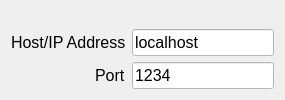
        <widget class="QWidget" name="widget_6" native="true">
         <property name="sizePolicy">
          <sizepolicy hsizetype="Preferred" vsizetype="Maximum">
           <horstretch>0</horstretch>
           <verstretch>0</verstretch>
          </sizepolicy>
         </property>
         <layout class="QFormLayout" name="formLayout_3">
          <property name="labelAlignment">
           <set>Qt::AlignRight|Qt::AlignTrailing|Qt::AlignVCenter</set>
          </property>
          <property name="formAlignment">
           <set>Qt::AlignBottom|Qt::AlignLeading|Qt::AlignLeft</set>
          </property>
          <item row="1" column="0">
           <widget class="QLabel" name="hostLabel">
            <property name="font">
             <font>
              <pointsize>12</pointsize>
             </font>
            </property>
            <property name="text">
             <string>Host/IP Address</string>
            </property>
           </widget>
          </item>
          <item row="1" column="1">
           <widget class="QLineEdit" name="connect_hostnameLineEdit">
            <property name="sizePolicy">
             <sizepolicy hsizetype="Maximum" vsizetype="Fixed">
              <horstretch>0</horstretch>
              <verstretch>0</verstretch>
             </sizepolicy>
            </property>
            <property name="palette">
             <palette>
              <active>
               <colorrole role="WindowText">
                <brush brushstyle="SolidPattern">
                 <color alpha="255">
                  <red>0</red>
                  <green>0</green>
                  <blue>0</blue>
                 </color>
                </brush>
               </colorrole>
               <colorrole role="Button">
                <brush brushstyle="SolidPattern">
                 <color alpha="255">
                  <red>255</red>
                  <green>255</green>
                  <blue>255</blue>
                 </color>
                </brush>
               </colorrole>
               <colorrole role="Light">
                <brush brushstyle="SolidPattern">
                 <color alpha="255">
                  <red>255</red>
                  <green>255</green>
                  <blue>255</blue>
                 </color>
                </brush>
               </colorrole>
               <colorrole role="Midlight">
                <brush brushstyle="SolidPattern">
                 <color alpha="255">
                  <red>255</red>
                  <green>255</green>
                  <blue>255</blue>
                 </color>
                </brush>
               </colorrole>
               <colorrole role="Dark">
                <brush brushstyle="SolidPattern">
                 <color alpha="255">
                  <red>127</red>
                  <green>127</green>
                  <blue>127</blue>
                 </color>
                </brush>
               </colorrole>
               <colorrole role="Mid">
                <brush brushstyle="SolidPattern">
                 <color alpha="255">
                  <red>170</red>
                  <green>170</green>
                  <blue>170</blue>
                 </color>
                </brush>
               </colorrole>
               <colorrole role="Text">
                <brush brushstyle="SolidPattern">
                 <color alpha="255">
                  <red>0</red>
                  <green>0</green>
                  <blue>0</blue>
                 </color>
                </brush>
               </colorrole>
               <colorrole role="BrightText">
                <brush brushstyle="SolidPattern">
                 <color alpha="255">
                  <red>255</red>
                  <green>255</green>
                  <blue>255</blue>
                 </color>
                </brush>
               </colorrole>
               <colorrole role="ButtonText">
                <brush brushstyle="SolidPattern">
                 <color alpha="255">
                  <red>0</red>
                  <green>0</green>
                  <blue>0</blue>
                 </color>
                </brush>
               </colorrole>
               <colorrole role="Base">
                <brush brushstyle="SolidPattern">
                 <color alpha="255">
                  <red>255</red>
                  <green>255</green>
                  <blue>255</blue>
                 </color>
                </brush>
               </colorrole>
               <colorrole role="Window">
                <brush brushstyle="SolidPattern">
                 <color alpha="255">
                  <red>255</red>
                  <green>255</green>
                  <blue>255</blue>
                 </color>
                </brush>
               </colorrole>
               <colorrole role="Shadow">
                <brush brushstyle="SolidPattern">
                 <color alpha="255">
                  <red>0</red>
                  <green>0</green>
                  <blue>0</blue>
                 </color>
                </brush>
               </colorrole>
               <colorrole role="AlternateBase">
                <brush brushstyle="SolidPattern">
                 <color alpha="255">
                  <red>255</red>
                  <green>255</green>
                  <blue>255</blue>
                 </color>
                </brush>
               </colorrole>
               <colorrole role="ToolTipBase">
                <brush brushstyle="SolidPattern">
                 <color alpha="255">
                  <red>255</red>
                  <green>255</green>
                  <blue>220</blue>
                 </color>
                </brush>
               </colorrole>
               <colorrole role="ToolTipText">
                <brush brushstyle="SolidPattern">
                 <color alpha="255">
                  <red>0</red>
                  <green>0</green>
                  <blue>0</blue>
                 </color>
                </brush>
               </colorrole>
               <colorrole role="PlaceholderText">
                <brush brushstyle="NoBrush">
                 <color alpha="128">
                  <red>0</red>
                  <green>0</green>
                  <blue>0</blue>
                 </color>
                </brush>
               </colorrole>
              </active>
              <inactive>
               <colorrole role="WindowText">
                <brush brushstyle="SolidPattern">
                 <color alpha="255">
                  <red>0</red>
                  <green>0</green>
                  <blue>0</blue>
                 </color>
                </brush>
               </colorrole>
               <colorrole role="Button">
                <brush brushstyle="SolidPattern">
                 <color alpha="255">
                  <red>255</red>
                  <green>255</green>
                  <blue>255</blue>
                 </color>
                </brush>
               </colorrole>
               <colorrole role="Light">
                <brush brushstyle="SolidPattern">
                 <color alpha="255">
                  <red>255</red>
                  <green>255</green>
                  <blue>255</blue>
                 </color>
                </brush>
               </colorrole>
               <colorrole role="Midlight">
                <brush brushstyle="SolidPattern">
                 <color alpha="255">
                  <red>255</red>
                  <green>255</green>
                  <blue>255</blue>
                 </color>
                </brush>
               </colorrole>
               <colorrole role="Dark">
                <brush brushstyle="SolidPattern">
                 <color alpha="255">
                  <red>127</red>
                  <green>127</green>
                  <blue>127</blue>
                 </color>
                </brush>
               </colorrole>
               <colorrole role="Mid">
                <brush brushstyle="SolidPattern">
                 <color alpha="255">
                  <red>170</red>
                  <green>170</green>
                  <blue>170</blue>
                 </color>
                </brush>
               </colorrole>
               <colorrole role="Text">
                <brush brushstyle="SolidPattern">
                 <color alpha="255">
                  <red>0</red>
                  <green>0</green>
                  <blue>0</blue>
                 </color>
                </brush>
               </colorrole>
               <colorrole role="BrightText">
                <brush brushstyle="SolidPattern">
                 <color alpha="255">
                  <red>255</red>
                  <green>255</green>
                  <blue>255</blue>
                 </color>
                </brush>
               </colorrole>
               <colorrole role="ButtonText">
                <brush brushstyle="SolidPattern">
                 <color alpha="255">
                  <red>0</red>
                  <green>0</green>
                  <blue>0</blue>
                 </color>
                </brush>
               </colorrole>
               <colorrole role="Base">
                <brush brushstyle="SolidPattern">
                 <color alpha="255">
                  <red>255</red>
                  <green>255</green>
                  <blue>255</blue>
                 </color>
                </brush>
               </colorrole>
               <colorrole role="Window">
                <brush brushstyle="SolidPattern">
                 <color alpha="255">
                  <red>255</red>
                  <green>255</green>
                  <blue>255</blue>
                 </color>
                </brush>
               </colorrole>
               <colorrole role="Shadow">
                <brush brushstyle="SolidPattern">
                 <color alpha="255">
                  <red>0</red>
                  <green>0</green>
                  <blue>0</blue>
                 </color>
                </brush>
               </colorrole>
               <colorrole role="AlternateBase">
                <brush brushstyle="SolidPattern">
                 <color alpha="255">
                  <red>255</red>
                  <green>255</green>
                  <blue>255</blue>
                 </color>
                </brush>
               </colorrole>
               <colorrole role="ToolTipBase">
                <brush brushstyle="SolidPattern">
                 <color alpha="255">
                  <red>255</red>
                  <green>255</green>
                  <blue>220</blue>
                 </color>
                </brush>
               </colorrole>
               <colorrole role="ToolTipText">
                <brush brushstyle="SolidPattern">
                 <color alpha="255">
                  <red>0</red>
                  <green>0</green>
                  <blue>0</blue>
                 </color>
                </brush>
               </colorrole>
               <colorrole role="PlaceholderText">
                <brush brushstyle="NoBrush">
                 <color alpha="128">
                  <red>0</red>
                  <green>0</green>
                  <blue>0</blue>
                 </color>
                </brush>
               </colorrole>
              </inactive>
              <disabled>
               <colorrole role="WindowText">
                <brush brushstyle="SolidPattern">
                 <color alpha="255">
                  <red>127</red>
                  <green>127</green>
                  <blue>127</blue>
                 </color>
                </brush>
               </colorrole>
               <colorrole role="Button">
                <brush brushstyle="SolidPattern">
                 <color alpha="255">
                  <red>255</red>
                  <green>255</green>
                  <blue>255</blue>
                 </color>
                </brush>
               </colorrole>
               <colorrole role="Light">
                <brush brushstyle="SolidPattern">
                 <color alpha="255">
                  <red>255</red>
                  <green>255</green>
                  <blue>255</blue>
                 </color>
                </brush>
               </colorrole>
               <colorrole role="Midlight">
                <brush brushstyle="SolidPattern">
                 <color alpha="255">
                  <red>255</red>
                  <green>255</green>
                  <blue>255</blue>
                 </color>
                </brush>
               </colorrole>
               <colorrole role="Dark">
                <brush brushstyle="SolidPattern">
                 <color alpha="255">
                  <red>127</red>
                  <green>127</green>
                  <blue>127</blue>
                 </color>
                </brush>
               </colorrole>
               <colorrole role="Mid">
                <brush brushstyle="SolidPattern">
                 <color alpha="255">
                  <red>170</red>
                  <green>170</green>
                  <blue>170</blue>
                 </color>
                </brush>
               </colorrole>
               <colorrole role="Text">
                <brush brushstyle="SolidPattern">
                 <color alpha="255">
                  <red>127</red>
                  <green>127</green>
                  <blue>127</blue>
                 </color>
                </brush>
               </colorrole>
               <colorrole role="BrightText">
                <brush brushstyle="SolidPattern">
                 <color alpha="255">
                  <red>255</red>
                  <green>255</green>
                  <blue>255</blue>
                 </color>
                </brush>
               </colorrole>
               <colorrole role="ButtonText">
                <brush brushstyle="SolidPattern">
                 <color alpha="255">
                  <red>127</red>
                  <green>127</green>
                  <blue>127</blue>
                 </color>
                </brush>
               </colorrole>
               <colorrole role="Base">
                <brush brushstyle="SolidPattern">
                 <color alpha="255">
                  <red>255</red>
                  <green>255</green>
                  <blue>255</blue>
                 </color>
                </brush>
               </colorrole>
               <colorrole role="Window">
                <brush brushstyle="SolidPattern">
                 <color alpha="255">
                  <red>255</red>
                  <green>255</green>
                  <blue>255</blue>
                 </color>
                </brush>
               </colorrole>
               <colorrole role="Shadow">
                <brush brushstyle="SolidPattern">
                 <color alpha="255">
                  <red>0</red>
                  <green>0</green>
                  <blue>0</blue>
                 </color>
                </brush>
               </colorrole>
               <colorrole role="AlternateBase">
                <brush brushstyle="SolidPattern">
                 <color alpha="255">
                  <red>255</red>
                  <green>255</green>
                  <blue>255</blue>
                 </color>
                </brush>
               </colorrole>
               <colorrole role="ToolTipBase">
                <brush brushstyle="SolidPattern">
                 <color alpha="255">
                  <red>255</red>
                  <green>255</green>
                  <blue>220</blue>
                 </color>
                </brush>
               </colorrole>
               <colorrole role="ToolTipText">
                <brush brushstyle="SolidPattern">
                 <color alpha="255">
                  <red>0</red>
                  <green>0</green>
                  <blue>0</blue>
                 </color>
                </brush>
               </colorrole>
               <colorrole role="PlaceholderText">
                <brush brushstyle="NoBrush">
                 <color alpha="128">
                  <red>0</red>
                  <green>0</green>
                  <blue>0</blue>
                 </color>
                </brush>
               </colorrole>
              </disabled>
             </palette>
            </property>
            <property name="font">
             <font>
              <pointsize>12</pointsize>
             </font>
            </property>
            <property name="toolTip">
             <string>Host address</string>
            </property>
            <property name="text">
             <string>localhost</string>
            </property>
           </widget>
          </item>
          <item row="2" column="0">
           <widget class="QLabel" name="hostPortLabel">
            <property name="font">
             <font>
              <pointsize>12</pointsize>
             </font>
            </property>
            <property name="text">
             <string>Port</string>
            </property>
           </widget>
          </item>
          <item row="2" column="1">
           <widget class="QLineEdit" name="connect_portLineEdit">
            <property name="sizePolicy">
             <sizepolicy hsizetype="Maximum" vsizetype="Fixed">
              <horstretch>0</horstretch>
              <verstretch>0</verstretch>
             </sizepolicy>
            </property>
            <property name="palette">
             <palette>
              <active>
               <colorrole role="WindowText">
                <brush brushstyle="SolidPattern">
                 <color alpha="255">
                  <red>0</red>
                  <green>0</green>
                  <blue>0</blue>
                 </color>
                </brush>
               </colorrole>
               <colorrole role="Button">
                <brush brushstyle="SolidPattern">
                 <color alpha="255">
                  <red>255</red>
                  <green>255</green>
                  <blue>255</blue>
                 </color>
                </brush>
               </colorrole>
               <colorrole role="Light">
                <brush brushstyle="SolidPattern">
                 <color alpha="255">
                  <red>255</red>
                  <green>255</green>
                  <blue>255</blue>
                 </color>
                </brush>
               </colorrole>
               <colorrole role="Midlight">
                <brush brushstyle="SolidPattern">
                 <color alpha="255">
                  <red>255</red>
                  <green>255</green>
                  <blue>255</blue>
                 </color>
                </brush>
               </colorrole>
               <colorrole role="Dark">
                <brush brushstyle="SolidPattern">
                 <color alpha="255">
                  <red>127</red>
                  <green>127</green>
                  <blue>127</blue>
                 </color>
                </brush>
               </colorrole>
               <colorrole role="Mid">
                <brush brushstyle="SolidPattern">
                 <color alpha="255">
                  <red>170</red>
                  <green>170</green>
                  <blue>170</blue>
                 </color>
                </brush>
               </colorrole>
               <colorrole role="Text">
                <brush brushstyle="SolidPattern">
                 <color alpha="255">
                  <red>0</red>
                  <green>0</green>
                  <blue>0</blue>
                 </color>
                </brush>
               </colorrole>
               <colorrole role="BrightText">
                <brush brushstyle="SolidPattern">
                 <color alpha="255">
                  <red>255</red>
                  <green>255</green>
                  <blue>255</blue>
                 </color>
                </brush>
               </colorrole>
               <colorrole role="ButtonText">
                <brush brushstyle="SolidPattern">
                 <color alpha="255">
                  <red>0</red>
                  <green>0</green>
                  <blue>0</blue>
                 </color>
                </brush>
               </colorrole>
               <colorrole role="Base">
                <brush brushstyle="SolidPattern">
                 <color alpha="255">
                  <red>255</red>
                  <green>255</green>
                  <blue>255</blue>
                 </color>
                </brush>
               </colorrole>
               <colorrole role="Window">
                <brush brushstyle="SolidPattern">
                 <color alpha="255">
                  <red>255</red>
                  <green>255</green>
                  <blue>255</blue>
                 </color>
                </brush>
               </colorrole>
               <colorrole role="Shadow">
                <brush brushstyle="SolidPattern">
                 <color alpha="255">
                  <red>0</red>
                  <green>0</green>
                  <blue>0</blue>
                 </color>
                </brush>
               </colorrole>
               <colorrole role="AlternateBase">
                <brush brushstyle="SolidPattern">
                 <color alpha="255">
                  <red>255</red>
                  <green>255</green>
                  <blue>255</blue>
                 </color>
                </brush>
               </colorrole>
               <colorrole role="ToolTipBase">
                <brush brushstyle="SolidPattern">
                 <color alpha="255">
                  <red>255</red>
                  <green>255</green>
                  <blue>220</blue>
                 </color>
                </brush>
               </colorrole>
               <colorrole role="ToolTipText">
                <brush brushstyle="SolidPattern">
                 <color alpha="255">
                  <red>0</red>
                  <green>0</green>
                  <blue>0</blue>
                 </color>
                </brush>
               </colorrole>
               <colorrole role="PlaceholderText">
                <brush brushstyle="NoBrush">
                 <color alpha="128">
                  <red>0</red>
                  <green>0</green>
                  <blue>0</blue>
                 </color>
                </brush>
               </colorrole>
              </active>
              <inactive>
               <colorrole role="WindowText">
                <brush brushstyle="SolidPattern">
                 <color alpha="255">
                  <red>0</red>
                  <green>0</green>
                  <blue>0</blue>
                 </color>
                </brush>
               </colorrole>
               <colorrole role="Button">
                <brush brushstyle="SolidPattern">
                 <color alpha="255">
                  <red>255</red>
                  <green>255</green>
                  <blue>255</blue>
                 </color>
                </brush>
               </colorrole>
               <colorrole role="Light">
                <brush brushstyle="SolidPattern">
                 <color alpha="255">
                  <red>255</red>
                  <green>255</green>
                  <blue>255</blue>
                 </color>
                </brush>
               </colorrole>
               <colorrole role="Midlight">
                <brush brushstyle="SolidPattern">
                 <color alpha="255">
                  <red>255</red>
                  <green>255</green>
                  <blue>255</blue>
                 </color>
                </brush>
               </colorrole>
               <colorrole role="Dark">
                <brush brushstyle="SolidPattern">
                 <color alpha="255">
                  <red>127</red>
                  <green>127</green>
                  <blue>127</blue>
                 </color>
                </brush>
               </colorrole>
               <colorrole role="Mid">
                <brush brushstyle="SolidPattern">
                 <color alpha="255">
                  <red>170</red>
                  <green>170</green>
                  <blue>170</blue>
                 </color>
                </brush>
               </colorrole>
               <colorrole role="Text">
                <brush brushstyle="SolidPattern">
                 <color alpha="255">
                  <red>0</red>
                  <green>0</green>
                  <blue>0</blue>
                 </color>
                </brush>
               </colorrole>
               <colorrole role="BrightText">
                <brush brushstyle="SolidPattern">
                 <color alpha="255">
                  <red>255</red>
                  <green>255</green>
                  <blue>255</blue>
                 </color>
                </brush>
               </colorrole>
               <colorrole role="ButtonText">
                <brush brushstyle="SolidPattern">
                 <color alpha="255">
                  <red>0</red>
                  <green>0</green>
                  <blue>0</blue>
                 </color>
                </brush>
               </colorrole>
               <colorrole role="Base">
                <brush brushstyle="SolidPattern">
                 <color alpha="255">
                  <red>255</red>
                  <green>255</green>
                  <blue>255</blue>
                 </color>
                </brush>
               </colorrole>
               <colorrole role="Window">
                <brush brushstyle="SolidPattern">
                 <color alpha="255">
                  <red>255</red>
                  <green>255</green>
                  <blue>255</blue>
                 </color>
                </brush>
               </colorrole>
               <colorrole role="Shadow">
                <brush brushstyle="SolidPattern">
                 <color alpha="255">
                  <red>0</red>
                  <green>0</green>
                  <blue>0</blue>
                 </color>
                </brush>
               </colorrole>
               <colorrole role="AlternateBase">
                <brush brushstyle="SolidPattern">
                 <color alpha="255">
                  <red>255</red>
                  <green>255</green>
                  <blue>255</blue>
                 </color>
                </brush>
               </colorrole>
               <colorrole role="ToolTipBase">
                <brush brushstyle="SolidPattern">
                 <color alpha="255">
                  <red>255</red>
                  <green>255</green>
                  <blue>220</blue>
                 </color>
                </brush>
               </colorrole>
               <colorrole role="ToolTipText">
                <brush brushstyle="SolidPattern">
                 <color alpha="255">
                  <red>0</red>
                  <green>0</green>
                  <blue>0</blue>
                 </color>
                </brush>
               </colorrole>
               <colorrole role="PlaceholderText">
                <brush brushstyle="NoBrush">
                 <color alpha="128">
                  <red>0</red>
                  <green>0</green>
                  <blue>0</blue>
                 </color>
                </brush>
               </colorrole>
              </inactive>
              <disabled>
               <colorrole role="WindowText">
                <brush brushstyle="SolidPattern">
                 <color alpha="255">
                  <red>127</red>
                  <green>127</green>
                  <blue>127</blue>
                 </color>
                </brush>
               </colorrole>
               <colorrole role="Button">
                <brush brushstyle="SolidPattern">
                 <color alpha="255">
                  <red>255</red>
                  <green>255</green>
                  <blue>255</blue>
                 </color>
                </brush>
               </colorrole>
               <colorrole role="Light">
                <brush brushstyle="SolidPattern">
                 <color alpha="255">
                  <red>255</red>
                  <green>255</green>
                  <blue>255</blue>
                 </color>
                </brush>
               </colorrole>
               <colorrole role="Midlight">
                <brush brushstyle="SolidPattern">
                 <color alpha="255">
                  <red>255</red>
                  <green>255</green>
                  <blue>255</blue>
                 </color>
                </brush>
               </colorrole>
               <colorrole role="Dark">
                <brush brushstyle="SolidPattern">
                 <color alpha="255">
                  <red>127</red>
                  <green>127</green>
                  <blue>127</blue>
                 </color>
                </brush>
               </colorrole>
               <colorrole role="Mid">
                <brush brushstyle="SolidPattern">
                 <color alpha="255">
                  <red>170</red>
                  <green>170</green>
                  <blue>170</blue>
                 </color>
                </brush>
               </colorrole>
               <colorrole role="Text">
                <brush brushstyle="SolidPattern">
                 <color alpha="255">
                  <red>127</red>
                  <green>127</green>
                  <blue>127</blue>
                 </color>
                </brush>
               </colorrole>
               <colorrole role="BrightText">
                <brush brushstyle="SolidPattern">
                 <color alpha="255">
                  <red>255</red>
                  <green>255</green>
                  <blue>255</blue>
                 </color>
                </brush>
               </colorrole>
               <colorrole role="ButtonText">
                <brush brushstyle="SolidPattern">
                 <color alpha="255">
                  <red>127</red>
                  <green>127</green>
                  <blue>127</blue>
                 </color>
                </brush>
               </colorrole>
               <colorrole role="Base">
                <brush brushstyle="SolidPattern">
                 <color alpha="255">
                  <red>255</red>
                  <green>255</green>
                  <blue>255</blue>
                 </color>
                </brush>
               </colorrole>
               <colorrole role="Window">
                <brush brushstyle="SolidPattern">
                 <color alpha="255">
                  <red>255</red>
                  <green>255</green>
                  <blue>255</blue>
                 </color>
                </brush>
               </colorrole>
               <colorrole role="Shadow">
                <brush brushstyle="SolidPattern">
                 <color alpha="255">
                  <red>0</red>
                  <green>0</green>
                  <blue>0</blue>
                 </color>
                </brush>
               </colorrole>
               <colorrole role="AlternateBase">
                <brush brushstyle="SolidPattern">
                 <color alpha="255">
                  <red>255</red>
                  <green>255</green>
                  <blue>255</blue>
                 </color>
                </brush>
               </colorrole>
               <colorrole role="ToolTipBase">
                <brush brushstyle="SolidPattern">
                 <color alpha="255">
                  <red>255</red>
                  <green>255</green>
                  <blue>220</blue>
                 </color>
                </brush>
               </colorrole>
               <colorrole role="ToolTipText">
                <brush brushstyle="SolidPattern">
                 <color alpha="255">
                  <red>0</red>
                  <green>0</green>
                  <blue>0</blue>
                 </color>
                </brush>
               </colorrole>
               <colorrole role="PlaceholderText">
                <brush brushstyle="NoBrush">
                 <color alpha="128">
                  <red>0</red>
                  <green>0</green>
                  <blue>0</blue>
                 </color>
                </brush>
               </colorrole>
              </disabled>
             </palette>
            </property>
            <property name="font">
             <font>
              <pointsize>12</pointsize>
             </font>
            </property>
            <property name="toolTip">
             <string>TCP Port</string>
            </property>
            <property name="text">
             <string>1234</string>
            </property>
           </widget>
          </item>
         </layout>
        </widget>
